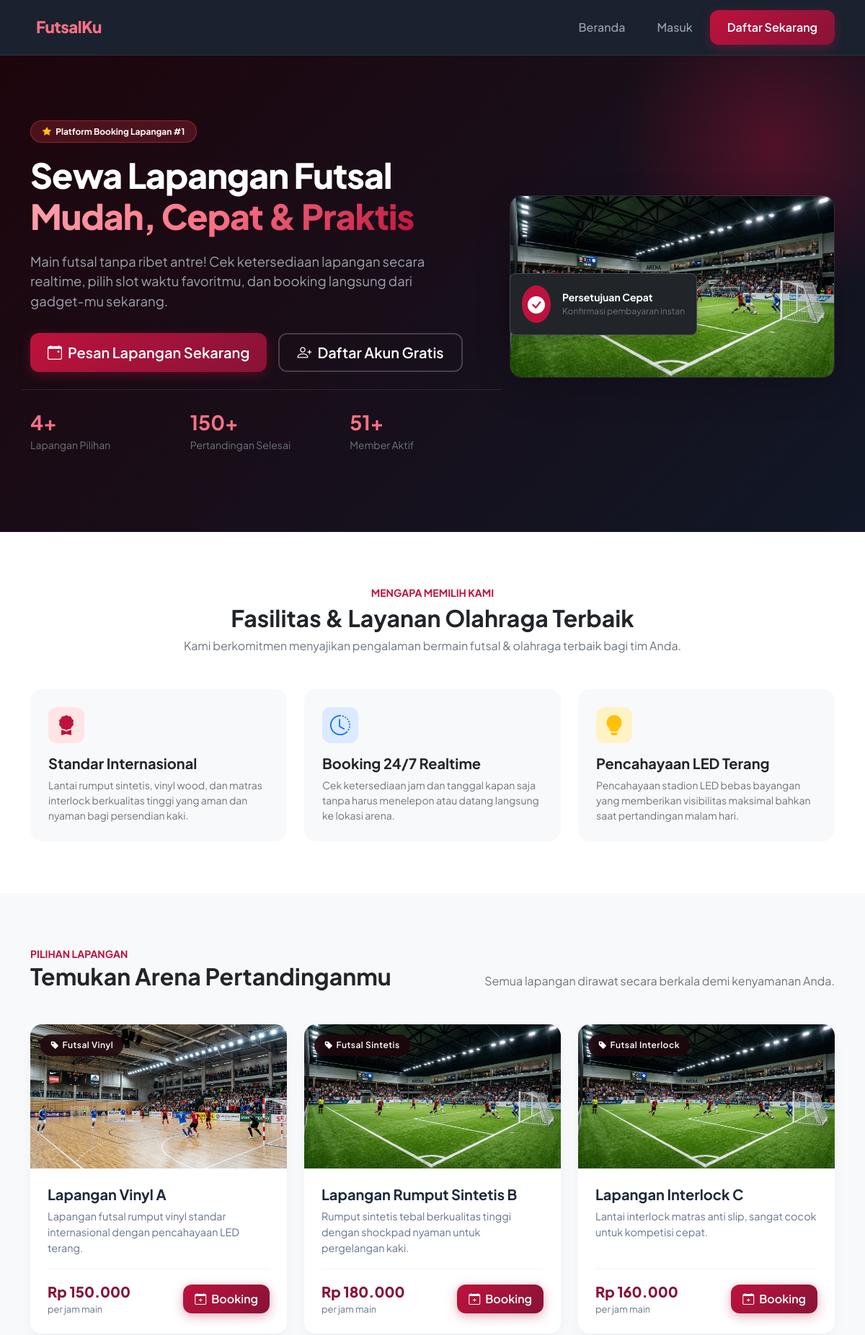
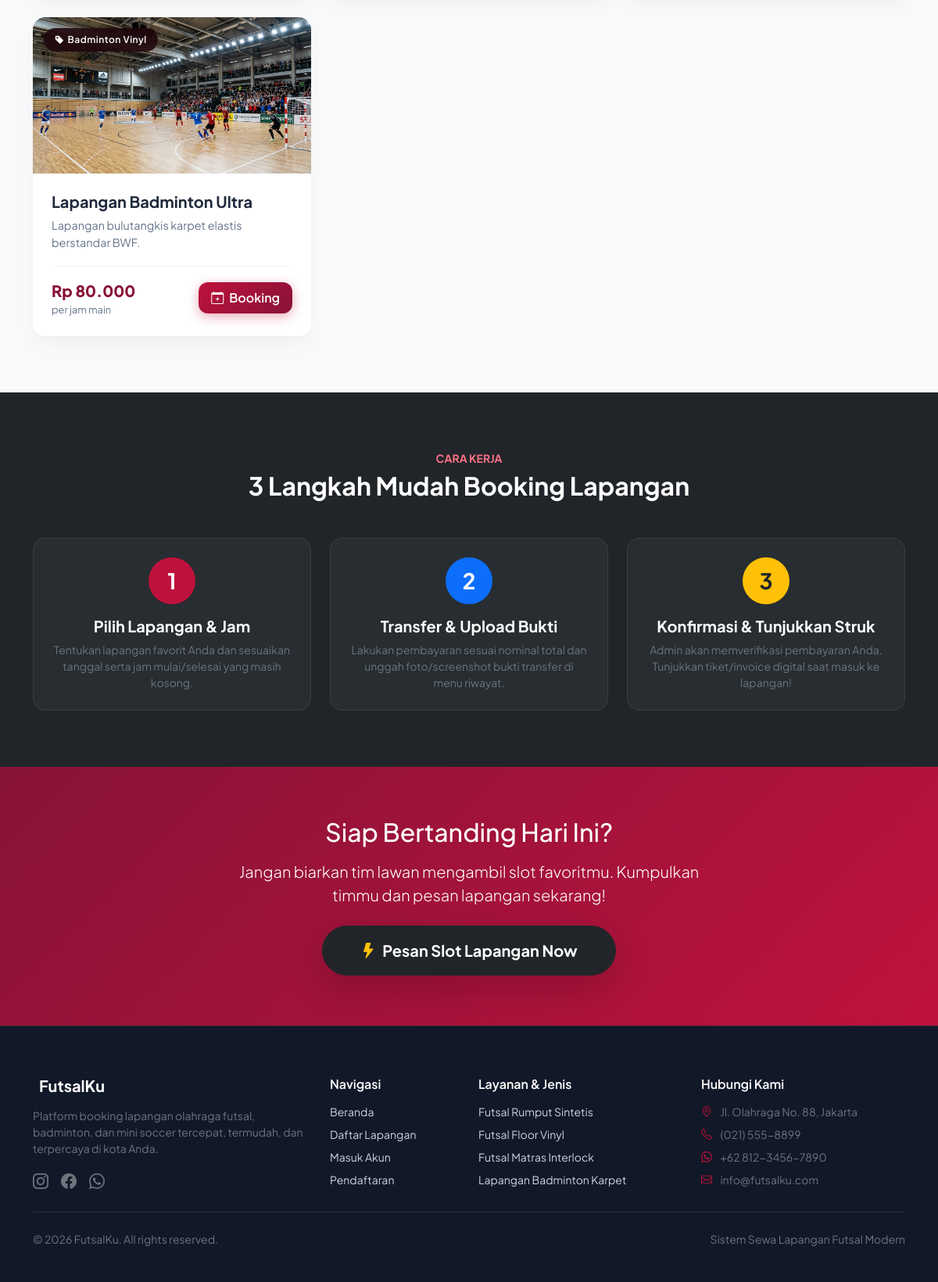
The page / on the database its author committed (2 pictures, top to bottom).
### tables this page shows
CREATE TABLE IF NOT EXISTS `lapangan` (
  `id_lapangan` INT(11) NOT NULL AUTO_INCREMENT,
  `nama_lapangan` VARCHAR(100) NOT NULL,
  `jenis` VARCHAR(50) NOT NULL,
  `harga_per_jam` INT(11) NOT NULL,
  `deskripsi` TEXT DEFAULT NULL,
  `foto` VARCHAR(255) DEFAULT 'default.jpg',
  PRIMARY KEY (`id_lapangan`)
);

### config/config.php (called while the page is built, shortened)
<?php
if (!function_exists('format_rupiah')) {
    function format_rupiah($angka) {
        return "Rp " . number_format((float)$angka, 0, ',', '.');
    }
}
?>

### index.php (the view, shortened to what this page needs)
<?php
require_once 'config/config.php';
include 'includes/header.php';
$query_lapangan = mysqli_query($conn, "SELECT * FROM lapangan ORDER BY id_lapangan ASC");
$total_lapangan = mysqli_num_rows($query_lapangan);
$stat_booking = mysqli_fetch_assoc(mysqli_query($conn, "SELECT COUNT(*) as total FROM booking WHERE status='lunas'"))['total'] ?? 0;
$stat_user = mysqli_fetch_assoc(mysqli_query($conn, "SELECT COUNT(*) as total FROM users WHERE role='user'"))['total'] ?? 0;
?>
<section class="hero-section">
  <div class="container position-relative" style="z-index: 2;">
    <div class="row align-items-center gy-5">
      <div class="col-lg-7">
        <span class="badge bg-danger bg-opacity-25 text-white border border-danger border-opacity-50 px-3 py-2 rounded-pill mb-3">
          <i class="bi bi-star-fill text-warning me-1"></i> Platform Booking Lapangan #1
        </span>
        <h1 class="hero-title">Sewa Lapangan Futsal <span>Mudah, Cepat & Praktis</span></h1>
        <p class="hero-subtitle">Main futsal tanpa ribet antre! Cek ketersediaan lapangan secara realtime, pilih slot waktu favoritmu, dan booking langsung dari gadget-mu sekarang.</p>
        <div class="d-flex flex-wrap gap-3 mb-4">
          <a href="#daftar-lapangan" class="btn btn-primary-custom btn-lg px-4">
            <i class="bi bi-calendar-event me-2"></i>Pesan Lapangan Sekarang
          </a>
          <?php if (!isset($_SESSION['login'])): ?>
            <a href="register.php" class="btn btn-outline-custom btn-lg px-4">
              <i class="bi bi-person-plus me-2"></i>Daftar Akun Gratis
            </a>
          <?php endif; ?>
        </div>
        <div class="row pt-4 border-top border-white border-opacity-10 text-white">
          <div class="col-4">
            <div class="fs-3 fw-bold text-maroon" style="color:#fb7185 !important;"><?= $total_lapangan ?>+</div>
            <div class="small text-secondary">Lapangan Pilihan</div>
          </div>
          <div class="col-4">
            <div class="fs-3 fw-bold text-maroon" style="color:#fb7185 !important;"><?= $stat_booking + 150 ?>+</div>
            <div class="small text-secondary">Pertandingan Selesai</div>
          </div>
          <div class="col-4">
            <div class="fs-3 fw-bold text-maroon" style="color:#fb7185 !important;"><?= $stat_user + 50 ?>+</div>
            <div class="small text-secondary">Member Aktif</div>
          </div>
        </div>
      </div>
      <div class="col-lg-5 text-center">
        <div class="position-relative d-inline-block">
          <div class="position-absolute bottom-0 start-0 translate-middle-y bg-dark bg-opacity-80 backdrop-blur text-white p-3 rounded-3 border border-secondary border-opacity-50 shadow text-start ms-n3 mb-3 d-none d-sm-block">
            <div class="d-flex align-items-center gap-3">
              <div class="bg-maroon text-white p-2 rounded-circle" style="background-color:#be123c !important;">
                <i class="bi bi-check-circle-fill fs-4"></i>
              </div>
              <div>
                <div class="fw-bold small">Persetujuan Cepat</div>
                <div class="text-secondary" style="font-size:0.75rem;">Konfirmasi pembayaran instan</div>
              </div>
            </div>
          </div>
        </div>
      </div>
    </div>
  </div>
</section>
<section class="py-5 bg-white">
  <div class="container py-4">
    <div class="text-center max-w-700 mx-auto mb-5">
      <span class="text-maroon fw-bold text-uppercase small tracking-wider" style="color:#be123c !important;">Mengapa Memilih Kami</span>
      <h2 class="fw-bold text-dark mt-1">Fasilitas & Layanan Olahraga Terbaik</h2>
      <p class="text-secondary">Kami berkomitmen menyajikan pengalaman bermain futsal & olahraga terbaik bagi tim Anda.</p>
    </div>
    <div class="row g-4">
      <div class="col-md-4">
        <div class="p-4 rounded-4 bg-light border border-light h-100 transition-hover">
          <div class="stat-icon maroon mb-3">
            <i class="bi bi-award-fill fs-3 text-maroon"></i>
          </div>
          <h5 class="fw-bold text-dark">Standar Internasional</h5>
          <p class="text-secondary small mb-0">Lantai rumput sintetis, vinyl wood, dan matras interlock berkualitas tinggi yang aman dan nyaman bagi persendian kaki.</p>
        </div>
      </div>
      <div class="col-md-4">
        <div class="p-4 rounded-4 bg-light border border-light h-100 transition-hover">
          <div class="stat-icon blue mb-3">
            <i class="bi bi-clock-history fs-3 text-primary"></i>
          </div>
          <h5 class="fw-bold text-dark">Booking 24/7 Realtime</h5>
          <p class="text-secondary small mb-0">Cek ketersediaan jam dan tanggal kapan saja tanpa harus menelepon atau datang langsung ke lokasi arena.</p>
        </div>
      </div>
      <div class="col-md-4">
        <div class="p-4 rounded-4 bg-light border border-light h-100 transition-hover">
          <div class="stat-icon amber mb-3">
            <i class="bi bi-lightbulb-fill fs-3 text-warning"></i>
          </div>
          <h5 class="fw-bold text-dark">Pencahayaan LED Terang</h5>
          <p class="text-secondary small mb-0">Pencahayaan stadion LED bebas bayangan yang memberikan visibilitas maksimal bahkan saat pertandingan malam hari.</p>
        </div>
      </div>
    </div>
  </div>
</section>
<section id="daftar-lapangan" class="py-5 bg-light">
  <div class="container py-4">
    <div class="d-flex flex-column flex-md-row justify-content-between align-items-md-end mb-5">
      <div>
        <span class="text-maroon fw-bold text-uppercase small tracking-wider" style="color:#be123c !important;">Pilihan Lapangan</span>
        <h2 class="fw-bold text-dark mb-0">Temukan Arena Pertandinganmu</h2>
      </div>
      <div class="mt-3 mt-md-0">
        <p class="text-secondary mb-0">Semua lapangan dirawat secara berkala demi kenyamanan Anda.</p>
      </div>
    </div>
    <div class="row g-4">
      <?php if (mysqli_num_rows($query_lapangan) > 0): ?>
        <?php while($row = mysqli_fetch_assoc($query_lapangan)):
          $foto = !empty($row['foto']) ? $row['foto'] : 'lapangan_sintetis.jpg';
        ?>
          <div class="col-lg-4 col-md-6">
            <div class="card-lapangan">
              <div class="card-lapangan-img-wrapper">
                <span class="badge-jenis"><i class="bi bi-tag-fill me-1"></i><?= htmlspecialchars($row['jenis']) ?></span>
                <img src="uploads/foto_lapangan/<?= htmlspecialchars($foto) ?>" alt="<?= htmlspecialchars($row['nama_lapangan']) ?>" onerror="this.src='uploads/foto_lapangan/lapangan_sintetis.jpg'">
              </div>
              <div class="card-lapangan-body">
                <h4 class="card-lapangan-title"><?= htmlspecialchars($row['nama_lapangan']) ?></h4>
                <p class="card-lapangan-desc">
                  <?= !empty($row['deskripsi']) ? htmlspecialchars($row['deskripsi']) : 'Lapangan futsal profesional lengkap dengan jaring pengaman, bola match ball, dan tribune penonton.' ?>
                </p>
                <div class="card-lapangan-footer">
                  <div>
                    <div class="harga-tag" style="color:#881337;"><?= format_rupiah($row['harga_per_jam']) ?></div>
                    <div class="harga-unit">per jam main</div>
                  </div>
                  <?php if (isset($_SESSION['login']) && $_SESSION['role'] == 'user'): ?>
                    <a href="user/booking.php?id_lapangan=<?= $row['id_lapangan'] ?>" class="btn btn-primary-custom px-3 py-2 text-white">
                      <i class="bi bi-calendar-plus me-1"></i> Booking
                    </a>
                  <?php else: ?>
                    <a href="login.php" class="btn btn-primary-custom px-3 py-2 text-white">
                      <i class="bi bi-calendar-plus me-1"></i> Booking
                    </a>
                  <?php endif; ?>
                </div>
              </div>
            </div>
          </div>
        <?php endwhile; ?>
      <?php else: ?>
        <div class="col-12 text-center py-5">
          <p class="text-muted">Belum ada lapangan yang didaftarkan.</p>
        </div>
      <?php endif; ?>
    </div>
  </div>
</section>
<section class="py-5 bg-dark text-white">
  <div class="container py-4">
    <div class="text-center max-w-700 mx-auto mb-5">
      <span class="text-maroon fw-bold text-uppercase small tracking-wider" style="color:#fb7185 !important;">Cara Kerja</span>
      <h2 class="fw-bold text-white mt-1">3 Langkah Mudah Booking Lapangan</h2>
    </div>
    <div class="row g-4 text-center">
      <div class="col-md-4">
        <div class="p-4 border border-secondary border-opacity-25 rounded-4 bg-opacity-10 bg-secondary h-100">
          <div class="d-inline-flex align-items-center justify-content-center text-white rounded-circle fs-3 fw-bold mb-3" style="width: 60px; height: 60px; background-color: #be123c;">1</div>
          <h5 class="fw-bold">Pilih Lapangan & Jam</h5>
          <p class="text-secondary small mb-0">Tentukan lapangan favorit Anda dan sesuaikan tanggal serta jam mulai/selesai yang masih kosong.</p>
        </div>
      </div>
      <div class="col-md-4">
        <div class="p-4 border border-secondary border-opacity-25 rounded-4 bg-opacity-10 bg-secondary h-100">
          <div class="d-inline-flex align-items-center justify-content-center bg-primary text-white rounded-circle fs-3 fw-bold mb-3" style="width: 60px; height: 60px;">2</div>
          <h5 class="fw-bold">Transfer & Upload Bukti</h5>
          <p class="text-secondary small mb-0">Lakukan pembayaran sesuai nominal total dan unggah foto/screenshot bukti transfer di menu riwayat.</p>
        </div>
      </div>
      <div class="col-md-4">
        <div class="p-4 border border-secondary border-opacity-25 rounded-4 bg-opacity-10 bg-secondary h-100">
          <div class="d-inline-flex align-items-center justify-content-center bg-warning text-dark rounded-circle fs-3 fw-bold mb-3" style="width: 60px; height: 60px;">3</div>
          <h5 class="fw-bold">Konfirmasi & Tunjukkan Struk</h5>
          <p class="text-secondary small mb-0">Admin akan memverifikasi pembayaran Anda. Tunjukkan tiket/invoice digital saat masuk ke lapangan!</p>
        </div>
      </div>
    </div>
  </div>
</section>
<section class="py-5 text-white text-center position-relative overflow-hidden" style="background: linear-gradient(135deg, #881337 0%, #be123c 100%) !important;">
  <div class="container py-3">
    <h2 class="fw-extrabold mb-3">Siap Bertanding Hari Ini?</h2>
    <p class="lead mb-4 opacity-90 mx-auto" style="max-width: 600px;">Jangan biarkan tim lawan mengambil slot favoritmu. Kumpulkan timmu dan pesan lapangan sekarang!</p>
    <a href="user/dashboard.php" class="btn btn-dark btn-lg px-5 py-3 rounded-pill fw-bold shadow-lg">
      <i class="bi bi-lightning-fill text-warning me-2"></i>Pesan Slot Lapangan Now
    </a>
  </div>
</section>
<?php include 'includes/footer.php'; ?>

### rows shown on the page
lapangan: jenis "Futsal Vinyl", foto (picture), nama_lapangan "Lapangan Vinyl A", deskripsi "Lapangan futsal rumput vinyl standar internasional dengan pencahayaan LED terang.", harga_per_jam "Rp 150.000"
lapangan: jenis "Futsal Sintetis", foto (picture), nama_lapangan "Lapangan Rumput Sintetis B", deskripsi "Rumput sintetis tebal berkualitas tinggi dengan shockpad nyaman untuk pergelangan kaki.", harga_per_jam "Rp 180.000"
lapangan: jenis "Futsal Interlock", foto (picture), nama_lapangan "Lapangan Interlock C", deskripsi "Lantai interlock matras anti slip, sangat cocok untuk kompetisi cepat.", harga_per_jam "Rp 160.000"
lapangan: jenis "Badminton Vinyl", foto (picture), nama_lapangan "Lapangan Badminton Ultra", deskripsi "Lapangan bulutangkis karpet elastis berstandar BWF.", harga_per_jam "Rp 80.000"

### other values the page prints
$total_lapangan "4"
$stat_booking + 150 "150"
$stat_user + 50 "51"
